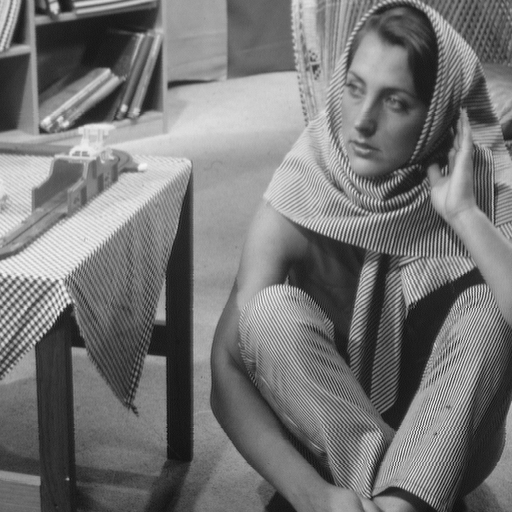
%> input picture barbara.png, 512 x 512 px
$ octave stdd_mean.m   (GNU Octave 9; MATLAB toolbox functions it lacks are replaced by stand-ins)
%> lines starting %> are read from the running program, lines starting %| are printed output that depends on the picture
clc; clear all; close all;

I = imread('barbara.png');
%> I is the input picture: size 512x512 uint8; min 12, max 246, mean 117.4
[w,h] = size(I);
%> w = 512; h = 512


Ip2 = I(141:181,372:433);
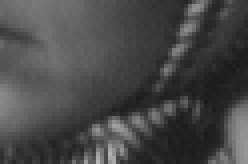
%> Ip2: size 41x62 uint8 (shown 4 times larger); min 26, max 180, mean 71.6
Ip1 = I(359:453,47:131);
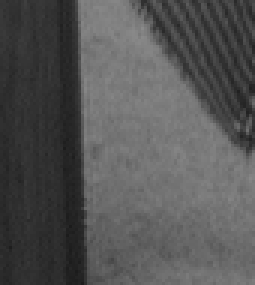
%> Ip1: size 95x85 uint8 (shown 3 times larger); min 27, max 138, mean 84.5


m1 = mean2(Ip1);
%> m1 = 84.48
m2 = mean2(Ip2);
%> m2 = 71.57

s1 = std2(Ip1);
%> s1 = 23.11
s2 = std2(Ip2);
%> s2 = 21.89
